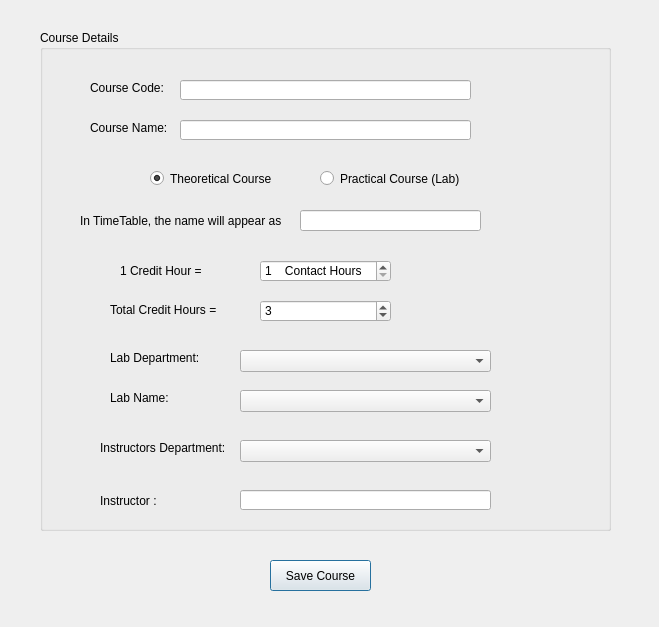
<?xml version="1.0" encoding="UTF-8"?>
<ui version="4.0">
 <class>addCourse</class>
 <widget class="QDialog" name="addCourse">
  <property name="geometry">
   <rect>
    <x>0</x>
    <y>0</y>
    <width>659</width>
    <height>627</height>
   </rect>
  </property>
  <property name="windowTitle">
   <string>Add Course for Class</string>
  </property>
  <widget class="QGroupBox" name="classDetails">
   <property name="geometry">
    <rect>
     <x>40</x>
     <y>30</y>
     <width>571</width>
     <height>501</height>
    </rect>
   </property>
   <property name="title">
    <string>Course Details</string>
   </property>
   <widget class="QLabel" name="contactHourLabel">
    <property name="geometry">
     <rect>
      <x>80</x>
      <y>230</y>
      <width>81</width>
      <height>21</height>
     </rect>
    </property>
    <property name="text">
     <string>1 Credit Hour = </string>
    </property>
   </widget>
   <widget class="QLabel" name="courseNameLabel">
    <property name="geometry">
     <rect>
      <x>50</x>
      <y>90</y>
      <width>81</width>
      <height>16</height>
     </rect>
    </property>
    <property name="text">
     <string>Course Name:</string>
    </property>
   </widget>
   <widget class="QLabel" name="courseCodeLabel">
    <property name="geometry">
     <rect>
      <x>50</x>
      <y>50</y>
      <width>81</width>
      <height>16</height>
     </rect>
    </property>
    <property name="text">
     <string>Course Code:</string>
    </property>
   </widget>
   <widget class="QLineEdit" name="courseCode">
    <property name="geometry">
     <rect>
      <x>140</x>
      <y>50</y>
      <width>291</width>
      <height>20</height>
     </rect>
    </property>
   </widget>
   <widget class="QLineEdit" name="courseName">
    <property name="geometry">
     <rect>
      <x>140</x>
      <y>90</y>
      <width>291</width>
      <height>20</height>
     </rect>
    </property>
   </widget>
   <widget class="QRadioButton" name="theory">
    <property name="geometry">
     <rect>
      <x>110</x>
      <y>140</y>
      <width>131</width>
      <height>17</height>
     </rect>
    </property>
    <property name="text">
     <string>Theoretical Course</string>
    </property>
    <property name="checked">
     <bool>true</bool>
    </property>
   </widget>
   <widget class="QRadioButton" name="lab">
    <property name="geometry">
     <rect>
      <x>280</x>
      <y>140</y>
      <width>141</width>
      <height>17</height>
     </rect>
    </property>
    <property name="text">
     <string>Practical Course (Lab)</string>
    </property>
   </widget>
   <widget class="QLabel" name="totalCHLabel">
    <property name="geometry">
     <rect>
      <x>70</x>
      <y>270</y>
      <width>111</width>
      <height>20</height>
     </rect>
    </property>
    <property name="text">
     <string>Total Credit Hours = </string>
    </property>
   </widget>
   <widget class="QSpinBox" name="contactHour">
    <property name="geometry">
     <rect>
      <x>220</x>
      <y>230</y>
      <width>131</width>
      <height>22</height>
     </rect>
    </property>
    <property name="suffix">
     <string>    Contact Hours</string>
    </property>
    <property name="minimum">
     <number>1</number>
    </property>
    <property name="maximum">
     <number>10</number>
    </property>
   </widget>
   <widget class="QSpinBox" name="totalCH">
    <property name="geometry">
     <rect>
      <x>220</x>
      <y>270</y>
      <width>131</width>
      <height>22</height>
     </rect>
    </property>
    <property name="minimum">
     <number>1</number>
    </property>
    <property name="maximum">
     <number>10</number>
    </property>
    <property name="value">
     <number>3</number>
    </property>
   </widget>
   <widget class="QLabel" name="sampleCourseLabel">
    <property name="geometry">
     <rect>
      <x>40</x>
      <y>180</y>
      <width>201</width>
      <height>21</height>
     </rect>
    </property>
    <property name="text">
     <string>In TimeTable, the name will appear as:</string>
    </property>
   </widget>
   <widget class="QLineEdit" name="sampleCourseName">
    <property name="geometry">
     <rect>
      <x>260</x>
      <y>180</y>
      <width>181</width>
      <height>21</height>
     </rect>
    </property>
    <property name="readOnly">
     <bool>true</bool>
    </property>
   </widget>
   <widget class="QLabel" name="instructorLabel">
    <property name="geometry">
     <rect>
      <x>60</x>
      <y>460</y>
      <width>121</width>
      <height>21</height>
     </rect>
    </property>
    <property name="text">
     <string>Instructor :</string>
    </property>
   </widget>
   <widget class="QLabel" name="instructorsDepartmentLabel">
    <property name="geometry">
     <rect>
      <x>60</x>
      <y>410</y>
      <width>131</width>
      <height>16</height>
     </rect>
    </property>
    <property name="text">
     <string>Instructors Department:</string>
    </property>
   </widget>
   <widget class="QComboBox" name="instructorDepartment">
    <property name="geometry">
     <rect>
      <x>200</x>
      <y>410</y>
      <width>251</width>
      <height>22</height>
     </rect>
    </property>
   </widget>
   <widget class="QLabel" name="labDepartmentLabel">
    <property name="geometry">
     <rect>
      <x>70</x>
      <y>320</y>
      <width>111</width>
      <height>16</height>
     </rect>
    </property>
    <property name="text">
     <string>Lab Department:</string>
    </property>
   </widget>
   <widget class="QLabel" name="labNameLabel">
    <property name="geometry">
     <rect>
      <x>70</x>
      <y>360</y>
      <width>111</width>
      <height>16</height>
     </rect>
    </property>
    <property name="text">
     <string>Lab Name:</string>
    </property>
   </widget>
   <widget class="QComboBox" name="labDepartment">
    <property name="geometry">
     <rect>
      <x>200</x>
      <y>320</y>
      <width>251</width>
      <height>22</height>
     </rect>
    </property>
   </widget>
   <widget class="QComboBox" name="labName">
    <property name="geometry">
     <rect>
      <x>200</x>
      <y>360</y>
      <width>251</width>
      <height>22</height>
     </rect>
    </property>
   </widget>
   <widget class="QLineEdit" name="instructor">
    <property name="geometry">
     <rect>
      <x>200</x>
      <y>460</y>
      <width>251</width>
      <height>20</height>
     </rect>
    </property>
   </widget>
  </widget>
  <widget class="QPushButton" name="saveCourse">
   <property name="geometry">
    <rect>
     <x>270</x>
     <y>560</y>
     <width>101</width>
     <height>31</height>
    </rect>
   </property>
   <property name="text">
    <string>Save Course</string>
   </property>
  </widget>
 </widget>
 <tabstops>
  <tabstop>courseCode</tabstop>
  <tabstop>courseName</tabstop>
  <tabstop>theory</tabstop>
  <tabstop>lab</tabstop>
  <tabstop>sampleCourseName</tabstop>
  <tabstop>contactHour</tabstop>
  <tabstop>totalCH</tabstop>
 </tabstops>
 <resources/>
 <connections>
  <connection>
   <sender>instructor</sender>
   <signal>textChanged(QString)</signal>
   <receiver>classDetails</receiver>
   <slot>lower()</slot>
   <hints>
    <hint type="sourcelabel">
     <x>365</x>
     <y>499</y>
    </hint>
    <hint type="destinationlabel">
     <x>325</x>
     <y>280</y>
    </hint>
   </hints>
  </connection>
 </connections>
</ui>
